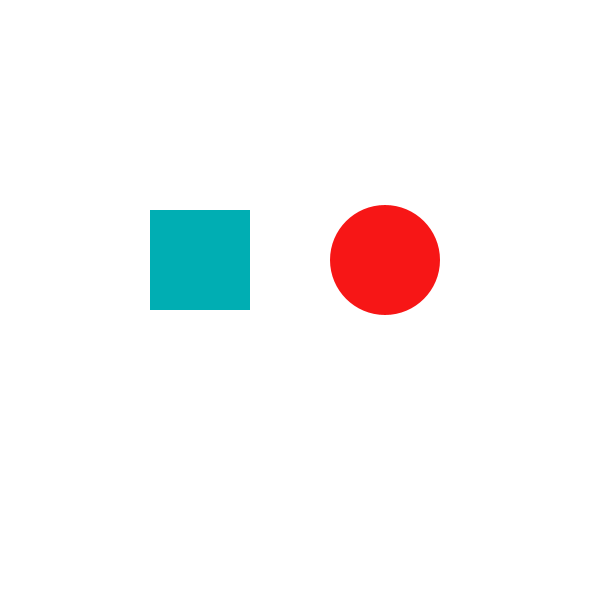
Frame 1 (no input)
Frame 60 (the mouse pressed at the canvas centre just before this capture): identical to frame 1, image omitted
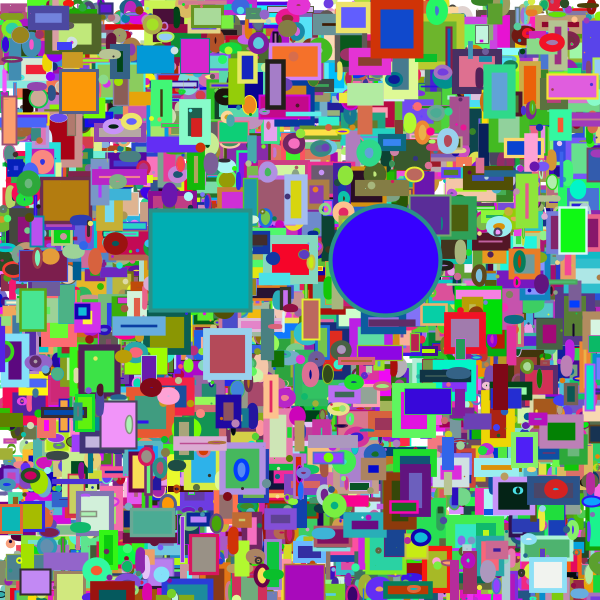
Frame 120 (the mouse held since frame 60 and released just before this capture)

The Processing sketch that drew these frames (run headless with seeded random() and noise(); from frame 60 on, the mouse is pressed at the canvas centre):

// Processing sketch: processing_113623
// ── processing_113623.pde

float a = 150;
float b = 210;
float c =385;
float e=260;
float radius=110;
 
void setup() {
  size( 600, 600);
  smooth();
  
}
 
void draw() {
  background(255);
 
  noStroke();
 
 
  //backgorund random
 
  if (mousePressed) {
 
 
    for (int x = 0; x<width; x +=10) {
 
      for (int y = 0; y<height; y+=20) {
      strokeWeight(random(10));
  stroke (random(255), random(255), random(255));
point ( random(width), random(height));

fill(random(255), random(255), random(255));
rect(random(width), random(height), random(50), random(50));
ellipse (random (width), random(height), random(20), random(20));
      }
    }
  }
 
 
 
  // RECTANGLE
  if ((mouseX >= a) && (mouseX <= a+100) &&
    (mouseY >= b) && (mouseY <= b+120)) {
    fill (0, 174, 179);
  }
  else {
    fill(0, 174, 179);
    rect(a, b, 100, 100);
  }
  if ((mouseX >= a) && (mouseX <= a+100) &&
    (mouseY >= b) && (mouseY <= b+120)) {
    fill(random(255), random(255),random(255));
    triangle(a+50, b, a+100, b+100,a,b+100);
     
       
 
     
  }
  //ELLIPSE
 
  float d = dist(mouseX, mouseY, c, e);
  if (d<=radius) {
    fill(55, 0, 255 );
  }
  else {
    fill(247,22,22);
  }
  if (keyPressed) {
    noFill();
    strokeWeight(90);
    stroke(0);
  }
  ellipse(c, e, radius, radius);
}
